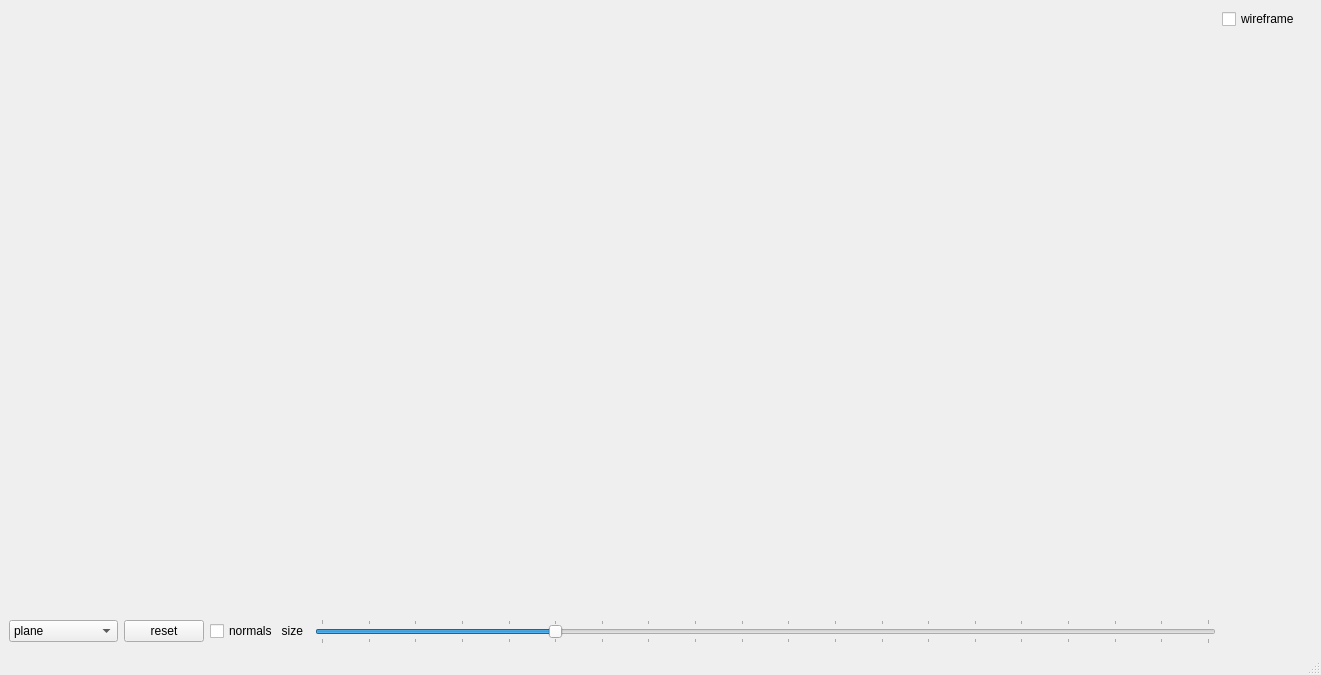
<?xml version="1.0" encoding="UTF-8"?>
<ui version="4.0">
 <class>MainWindow</class>
 <widget class="QMainWindow" name="MainWindow">
  <property name="geometry">
   <rect>
    <x>0</x>
    <y>0</y>
    <width>1321</width>
    <height>675</height>
   </rect>
  </property>
  <property name="baseSize">
   <size>
    <width>0</width>
    <height>0</height>
   </size>
  </property>
  <property name="windowTitle">
   <string>Riot</string>
  </property>
  <widget class="QWidget" name="m_centralwidget">
   <layout class="QGridLayout" name="s_mainGridLayout">
    <item row="1" column="8">
     <widget class="QFrame" name="frame_2">
      <property name="frameShape">
       <enum>QFrame::StyledPanel</enum>
      </property>
      <property name="frameShadow">
       <enum>QFrame::Raised</enum>
      </property>
     </widget>
    </item>
    <item row="4" column="6" colspan="2">
     <widget class="QFrame" name="frame">
      <property name="frameShape">
       <enum>QFrame::NoFrame</enum>
      </property>
      <property name="frameShadow">
       <enum>QFrame::Plain</enum>
      </property>
      <widget class="QPushButton" name="m_colour">
       <property name="geometry">
        <rect>
         <x>291</x>
         <y>0</y>
         <width>85</width>
         <height>32</height>
        </rect>
       </property>
       <property name="text">
        <string>Colour</string>
       </property>
      </widget>
     </widget>
    </item>
    <item row="4" column="1">
     <widget class="QPushButton" name="m_reset">
      <property name="text">
       <string>reset</string>
      </property>
     </widget>
    </item>
    <item row="4" column="0">
     <widget class="QComboBox" name="m_vboSelection">
      <property name="currentText">
       <string>plane</string>
      </property>
      <property name="currentIndex">
       <number>4</number>
      </property>
      <item>
       <property name="text">
        <string>sphere</string>
       </property>
      </item>
      <item>
       <property name="text">
        <string>cylinder</string>
       </property>
      </item>
      <item>
       <property name="text">
        <string>cone</string>
       </property>
      </item>
      <item>
       <property name="text">
        <string>disk</string>
       </property>
      </item>
      <item>
       <property name="text">
        <string>plane</string>
       </property>
      </item>
      <item>
       <property name="text">
        <string>torus</string>
       </property>
      </item>
      <item>
       <property name="text">
        <string>teapot</string>
       </property>
      </item>
      <item>
       <property name="text">
        <string>octahedron</string>
       </property>
      </item>
      <item>
       <property name="text">
        <string>dodecahedron</string>
       </property>
      </item>
      <item>
       <property name="text">
        <string>icosahedron</string>
       </property>
      </item>
      <item>
       <property name="text">
        <string>tetrahedron</string>
       </property>
      </item>
      <item>
       <property name="text">
        <string>football</string>
       </property>
      </item>
      <item>
       <property name="text">
        <string>cube</string>
       </property>
      </item>
      <item>
       <property name="text">
        <string>troll</string>
       </property>
      </item>
      <item>
       <property name="text">
        <string>buddah</string>
       </property>
      </item>
      <item>
       <property name="text">
        <string>dragon</string>
       </property>
      </item>
      <item>
       <property name="text">
        <string>bunny</string>
       </property>
      </item>
     </widget>
    </item>
    <item row="4" column="4">
     <widget class="QSlider" name="m_normalSize">
      <property name="layoutDirection">
       <enum>Qt::RightToLeft</enum>
      </property>
      <property name="minimum">
       <number>1</number>
      </property>
      <property name="maximum">
       <number>20</number>
      </property>
      <property name="pageStep">
       <number>1</number>
      </property>
      <property name="value">
       <number>6</number>
      </property>
      <property name="sliderPosition">
       <number>6</number>
      </property>
      <property name="orientation">
       <enum>Qt::Horizontal</enum>
      </property>
      <property name="invertedAppearance">
       <bool>true</bool>
      </property>
      <property name="tickPosition">
       <enum>QSlider::TicksBothSides</enum>
      </property>
     </widget>
    </item>
    <item row="4" column="3">
     <widget class="QCheckBox" name="m_normals">
      <property name="text">
       <string>normals   size</string>
      </property>
     </widget>
    </item>
    <item row="0" column="6">
     <widget class="QCheckBox" name="m_wireframe">
      <property name="text">
       <string>wireframe</string>
      </property>
     </widget>
    </item>
   </layout>
  </widget>
  <widget class="QMenuBar" name="menubar">
   <property name="geometry">
    <rect>
     <x>0</x>
     <y>0</y>
     <width>1321</width>
     <height>25</height>
    </rect>
   </property>
  </widget>
  <widget class="QStatusBar" name="statusbar"/>
 </widget>
 <tabstops>
  <tabstop>m_vboSelection</tabstop>
  <tabstop>m_reset</tabstop>
  <tabstop>m_normals</tabstop>
 </tabstops>
 <resources/>
 <connections/>
</ui>
